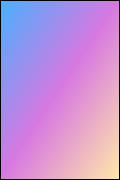
<?xml version="1.0" encoding="UTF-8"?>
<ui version="4.0">
 <class>Form</class>
 <widget class="QWidget" name="Form">
  <property name="geometry">
   <rect>
    <x>0</x>
    <y>0</y>
    <width>120</width>
    <height>180</height>
   </rect>
  </property>
  <property name="minimumSize">
   <size>
    <width>60</width>
    <height>130</height>
   </size>
  </property>
  <property name="maximumSize">
   <size>
    <width>120</width>
    <height>180</height>
   </size>
  </property>
  <property name="windowTitle">
   <string>Form</string>
  </property>
  <layout class="QVBoxLayout" name="verticalLayout">
   <property name="spacing">
    <number>0</number>
   </property>
   <property name="leftMargin">
    <number>0</number>
   </property>
   <property name="topMargin">
    <number>0</number>
   </property>
   <property name="rightMargin">
    <number>0</number>
   </property>
   <property name="bottomMargin">
    <number>0</number>
   </property>
   <item>
    <widget class="QFrame" name="frame">
     <property name="styleSheet">
      <string notr="true">#frame
{
	
	
	background-color: qlineargradient(spread:pad, x1:0, y1:0, x2:1, y2:1, stop:0 rgba(70, 177, 255, 255), stop:0.494318 rgba(215, 120, 225, 255), stop:1 rgba(255, 234, 167, 255));
}</string>
     </property>
     <property name="frameShape">
      <enum>QFrame::Box</enum>
     </property>
     <property name="frameShadow">
      <enum>QFrame::Plain</enum>
     </property>
     <property name="lineWidth">
      <number>1</number>
     </property>
     <property name="midLineWidth">
      <number>0</number>
     </property>
     <layout class="QVBoxLayout" name="verticalLayout_2">
      <property name="spacing">
       <number>0</number>
      </property>
      <property name="leftMargin">
       <number>0</number>
      </property>
      <property name="topMargin">
       <number>0</number>
      </property>
      <property name="rightMargin">
       <number>0</number>
      </property>
      <property name="bottomMargin">
       <number>0</number>
      </property>
     </layout>
    </widget>
   </item>
  </layout>
 </widget>
 <resources/>
 <connections/>
</ui>
